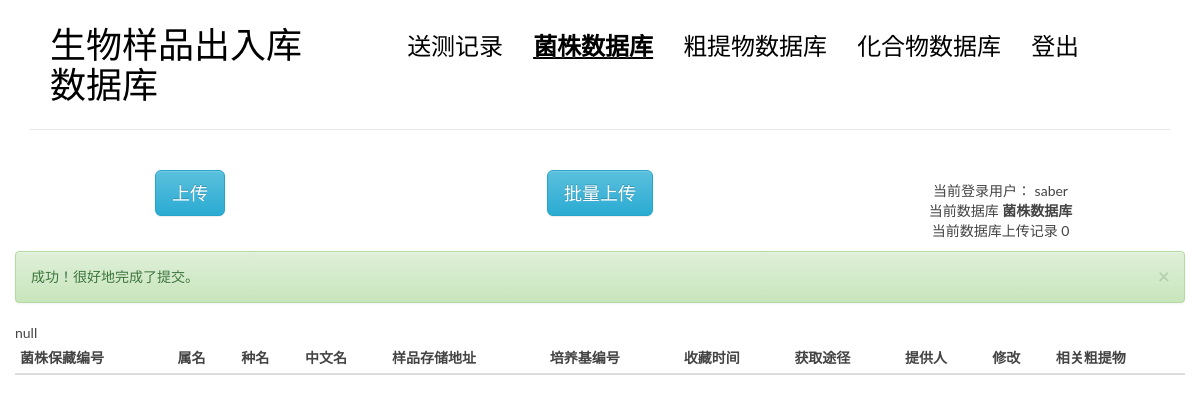
/bactalter/ (signed in), run on an earlier commit of the app's database.
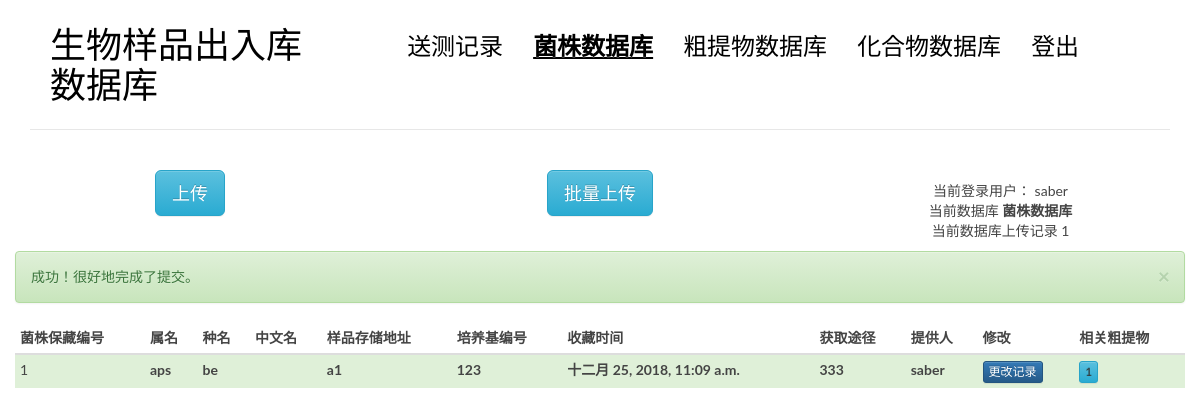
And on a later commit of the database.
### blog/models.py (models this page shows, shortened)
class bact(models.Model):  #菌株
    bactnumber = models.CharField(max_length = 50,blank = False, unique = True) #菌株保藏编号 唯一
    sourcenum = models.CharField(max_length = 50, blank = True) #平台资源编号 输入
    genus = models.CharField(max_length = 200,blank = False) #属名 输入
    species = models.CharField(max_length = 200,blank = False) #种名 输入
    chinesename = models.CharField(max_length = 200, blank = True) #中文名 输入
    recadd = models.CharField(max_length = 100,blank = False)#样品存储地址 输入
    orinum = models.CharField(max_length = 100, blank = True) #原始资源编号 输入
    history = models.CharField(max_length = 100, blank = True) #来源历史 输入
    storetime = models.DateTimeField(auto_now_add=True,editable = True) #收藏时间
    media = models.CharField(max_length = 50,blank = False) #培养基编号 输入
    getmet = models.CharField(max_length = 100,blank = False) #获取途径 输入
    upload = models.ForeignKey(User, null = True)#保藏人
    modbact = models.CharField(max_length = 50, blank = True)#模式菌株 输入
    mianuse = models.CharField(max_length = 100, blank = True) #主要用途 输入
    danger = models.CharField(max_length = 100, blank = True) #生物危害程度 输入
    comment = models.CharField(max_length = 500, blank = True) #输入

### blog/bact.py (the view)
# urls.py: url(r'^bactalter/$', views.bactalter, name='bactalter'),
def bactalter(request):
    if request.method == 'GET':
        try:
            id = request.GET.get('id')
            bactnumber = request.GET.get('bactnumber')
            sourcenum = request.GET.get('sourcenum')
            genus = request.GET.get('genus')
            species = request.GET.get('species')
            chinesename = request.GET.get('chinesename')
            recadd =  request.GET.get('recadd')
            orinum = request.GET.get('orinum')
            history = request.GET.get('history')
            media = request.GET.get('media')
            getmet = request.GET.get('getmet')
            modbact =request.GET.get('modbact')
            mianuse =request.GET.get('mianuse')
            danger =request.GET.get('danger')
            comment =request.GET.get('comment')
            infos = {
                'bactnumber' : bactnumber,
                'sourcenum' : sourcenum,
                'genus' : genus,
                'species' : species,
                'chinesename' : chinesename,
                'recadd' : recadd,
                'orinum' : orinum,
                'history' : history,
                'media' : media,
                'getmet' : getmet,
                'upload' : request.user,
                'modbact' : modbact,
                'mianuse' : mianuse,
                'danger' : danger,
                'comment' : comment,
            }
            bact.objects.select_for_update().filter(id = id).update(**infos)
            return bactindex(request, msg = 0)
        except:
            return bactindex(request, msg = 1)

### blog/bact.py (called while the page is built)
@login_required
def bactindex(request, msg = -1, err = []):
    lists =bact.objects.annotate(num_crudeex=Count('crudeex')).order_by('-id')
    num = len(lists)
    return render(request, 'blog/bact.html', context = {'tests' : lists, 'msg' : msg, 'num': num, 'err' : err} )

### templates/blog/bact.html (shortened to what the changed rows need)
{% extends 'base.html' %}
{% load blog_tags %}
{%block main %}
<body>
            <div class="row">
                <div class="col-md-4 col-sm-7 col-xs-4">
                    <nav class="main-nav" role="navigation">
                        <div class="collapse navbar-collapse" id="bs-example-navbar-collapse-1">
                            <ul class="list-unstyled text-center" >
                                <li>当前登录用户： {{request.user}}</li>
                                <li>当前数据库 <strong>菌株数据库</strong></li>
                                <li>当前数据库上传记录 {{num}}</li>
                            </ul>
                        </div>
                    </nav>
                </div>
            </div>
            <div class="col-md-12 col-sm-7 col-xs-4">
            <table class="table table-hover table-condensed">
                    <thead>
                        <tr>
                            <th>菌株保藏编号</th>
                            <th>属名</th>
                            <th>种名</th>
                            <th>中文名</th>
                            <th>样品存储地址</th>
                            <th>培养基编号</th>
                            <th>收藏时间</th>
                            <th>获取途径</th>
                            <th>提供人</th>
                            <th>修改</th>
                            <th>相关粗提物</th>
                        </tr>
                    </thead>
                    <tbody>
                            {% for test in tests %}
                            {% if request.user == test.upload %}
                            <tr class="row1 success" id = "useajax"  data-whatever="{{test.id}}"
                            data-bactnumber = "{{test.bactnumber}}" data-sourcenum = "{{test.sourcenum}}" data-genus = "{{test.genus}}"
                            data-species = "{{test.species}}" data-chinesename = "{{test.chinesename}}" data-recadd = "{{test.recadd}}"
                            data-orinum = "{{test.orinum}}"  data-history = "{{test.history}}"
                            data-media = "{{test.media}}" data-getmet = "{{test.getmet}}"  data-modbact = "{{test.modbact}}"
                            data-mianuse = "{{test.mianuse}}"  data-danger = "{{test.danger}}"   data-comment = "{{test.comment}}"
                            >
                            {% else %}
                            <tr class="row1">
                            {% endif %}
                                    <td class = "field-bactnumber">{{test.bactnumber}}</td>
                                    <th class = "field-genus">{{test.genus}}</th>
                                    <th class = "field-species">{{test.species}}</th>
                                    <th class = "field-chinesename">{{test.chinesename}}</th>
                                    <th class = "field-recadd">{{test.recadd}}</th>
                                    <th class = "field-media">{{test.media}}</th>
                                    <th class = "field-storetime">{{test.storetime}}</th>
                                    <th class = "field-getmet">{{test.getmet}}</th>
                                    <th class = "field-upload">{{test.upload}}</th>
                                    <th><button type="button" class="btn btn-primary btn-xs"  data-toggle="modal" data-target="#alter" >更改记录</button></th>
                                    <th><button type="button" class="btn  btn-info btn-xs"><a href="{% url 'blog:bact2cru' test.id %}">{{test.num_crudeex}}</a></button></th>
                            </tr>
                            {% empty %}
                              <div class="row1">null</div>
                            {% endfor %}
                    </tbody>
                </table>
                </div>
</body>
{% endblock main %}

What changed in the data, as far as the page shows it:
added bact: bactnumber "1", genus "aps", species "be", recadd "a1", media "123", storetime "十二月 25, 2018, 11:09 a.m.", getmet "333", upload "saber", num_crudeex "1"
Also different on the page:
{{ num }}: "0" → "1"
text no longer shown: "null"
